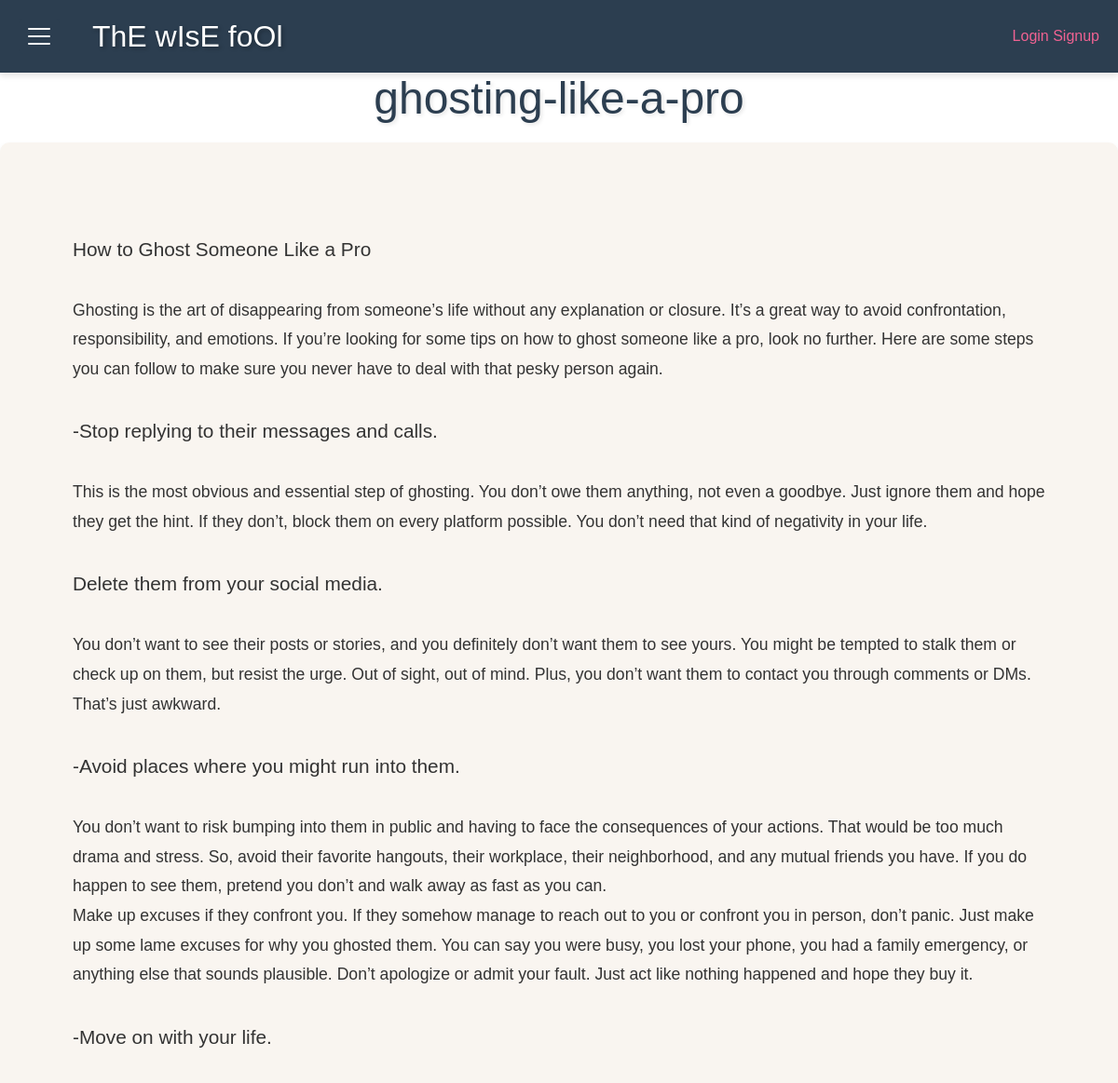
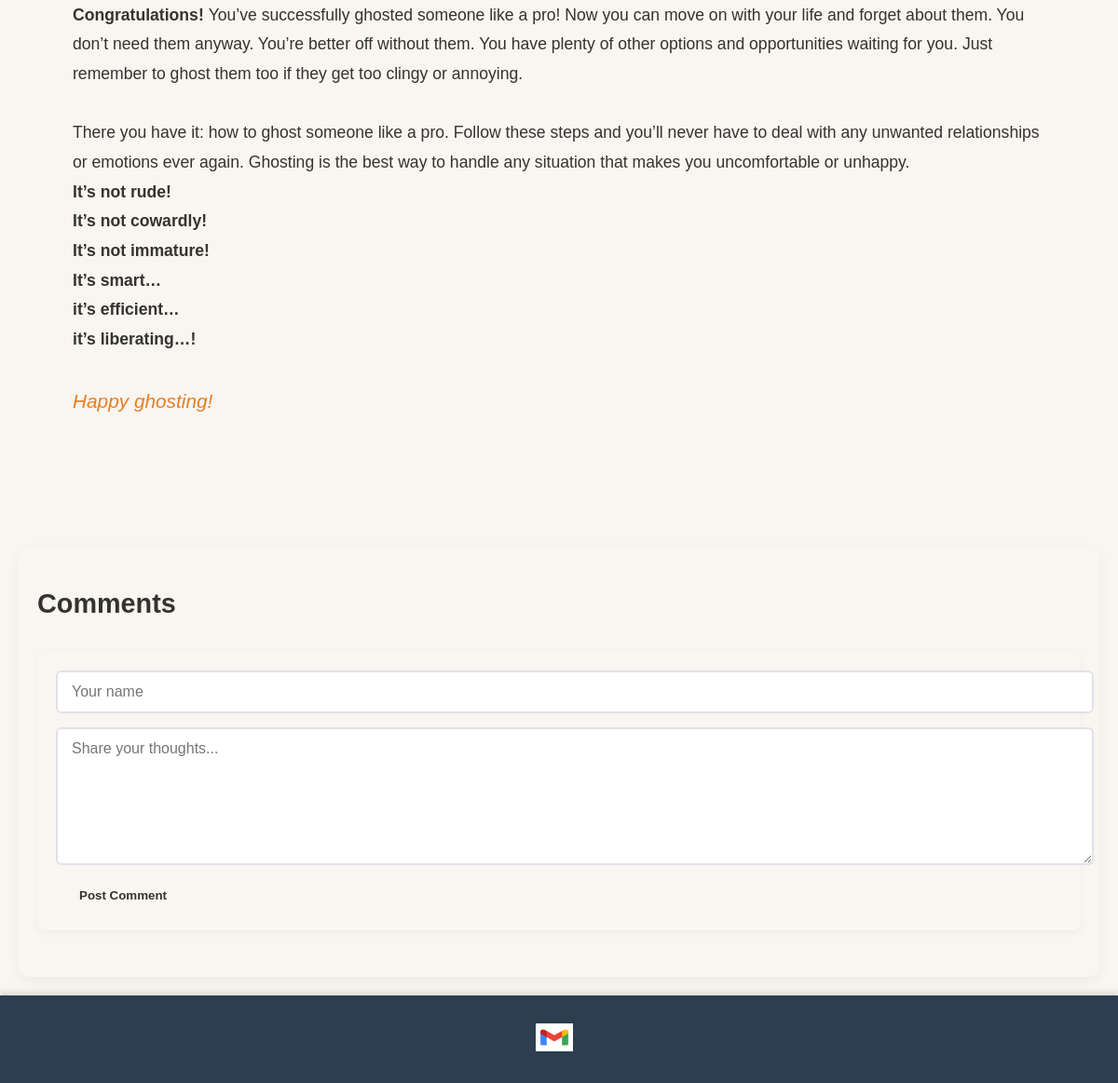
/article/ghosting-like-a-pro, run on the app's committed database (2 pictures, top to bottom).
### tables this page shows
CREATE TABLE Article (article_name TEXT PRIMARY KEY, article_content TEXT, comments TEXT);

### views/article.py (the view)
@bp.route("/article/<title>")
def article(title):
    with current_app.app_context():
        article = Article().get(title)
        comments_str = article[2]
        comments = convert_str(comments_str)
        return render_template(
            "article.html",
            title=article[0],
            content=article[1],
            comments=comments,
        )

### app.py (called while the page is built)
@app.before_request
def store_next_url():
    if request.endpoint != "login.login" and request.endpoint != "static":
        session["next_url"] = request.url
        print(session["next_url"])

### models/article.py (called while the page is built)
    def get(self, title):
        query = "SELECT * FROM Article where article_name=?"
        param = (title,)
        article = self.execute_query(query, param)
        return article.fetchone()

### models/db.py (called while the page is built)
    def connect(self):
        try:
            self.conn = sqlite3.connect(self.db_path)
            self.cursor = self.conn.cursor()
            return self.conn
        except sqlite3.Error as e:
            print(f"Error connecting to database: {e}")
            raise

    def execute_query(self, query, params=None):
        try:
            if params:
                return self.cursor.execute(query, params)
            return self.cursor.execute(query)
        except sqlite3.Error as e:
            print(f"Error executing query: {e}")
            raise

### views/article.py (called while the page is built)
def convert_str(comments):
    if comments is None:
        return []
    try:
        return literal_eval(comments)
    except (ValueError, SyntaxError):
        return []

### template/article.html (shortened to what this page needs)
{% extends 'base.html' %}
{% block title %}
    {{title}}
{% endblock %}
{% block content %}
 {{content | safe}}
 <div class="comments">
    <h2>Comments</h2>
    <div class="add_comment">
        <form id="commentForm" action="{{url_for('add_comment.add_comment')}}" method="post">
            <input type="text" name="author" placeholder="Your name" required>
            <textarea name="content" placeholder="Share your thoughts..." required></textarea>
            <input type="submit" value="Post Comment">
        </form>
    </div>
</div>
{% endblock %}

### static/styling/custom.css (style rules this page uses)
.content p { font-size: 1.1rem; line-height: 1.8; margin-bottom: 20px; }
.content em { color: #e67e22; font-style: italic; }

### static/styling/body.css (style rules this page uses)
body, html { height: 100%; display: flex; flex-direction: column; margin: 0; padding: 0; font-family: 'Kalam', 'Caveat', 'Shadows Into Light', cursive, sans-serif; font-size: 16px; }
p { padding: 5%; font-family: 'Kalam', 'Caveat', 'Shadows Into Light', cursive, sans-serif; font-size: 1.1rem ; line-height: 1.8; }

### static/styling/light.css (style rules this page uses)
body { background-color: #fff ; color: #333 ; }
a, em { color: #f06292 ; transition: color 0.3s ease; }
p, li, h1, h2, h3, h4, h5, h6 { color: #333 ; }
h1, h2, h3, h4, h5, h6 { border-bottom: 1px solid #eee; font-family: 'Caveat', 'Shadows Into Light', cursive, sans-serif; }
input, textarea { background-color: #f7f4f4 ; color: #333 ; border: 1px solid #ddd ; border-radius: 5px; padding: 10px; }

### static/styling/comments.css (style rules this page uses)
.comments { margin-top: 40px; padding: 20px; background-color: var(--primary-bg); border-radius: 12px; box-shadow: 0 4px 15px rgba(0, 0, 0, 0.05); }
.comments > h2 { font-family: var(--font-primary); font-size: 1.8rem; color: var(--text-primary); margin-bottom: 25px; padding-bottom: 10px; border-bottom: 2px solid var(--accent-color); }
.add_comment { background-color: var(--secondary-bg); padding: 20px; border-radius: 8px; margin-bottom: 30px; box-shadow: 0 2px 8px rgba(0, 0, 0, 0.05); }
#commentForm { display: flex; flex-direction: column; gap: 15px; }
#commentForm input[type="text"], #commentForm textarea { width: 100%; padding: 12px 15px; border: 2px solid #e1e1e8; border-radius: 6px; font-family: var(--font-secondary); font-size: 1rem; transition: all 0.3s ease; background-color: #fff; }
#commentForm textarea { min-height: 120px; resize: vertical; }
#commentForm input[type="submit"] { align-self: flex-start; padding: 10px 25px; background-color: var(--accent-color); border: none; border-radius: 6px; font-weight: 600; cursor: pointer; transition: all 0.3s ease; }

### data on the page
Article: article_name "ghosting-like-a-pro", article_content "How to Ghost Someone Like a Pro Ghosting is the art of disappearing from someone’s life without any explanation or closure. It’s a great way to avoid confrontation, responsibility, and emotions. If you’re looking for some tips on how to ghost someone like a pro, look no further. Here are some steps you can follow to make sure you never have to deal with that pesky person again. -Stop replying to their messages and calls. This is the most obvious and essential step of ghosting. You don’t owe them anything, not even a goodbye. Just ignore them and hope they get the hint. If they don’t, block them on every platform possible. You don’t need that kind of negativity in your life. Delete them from…"
